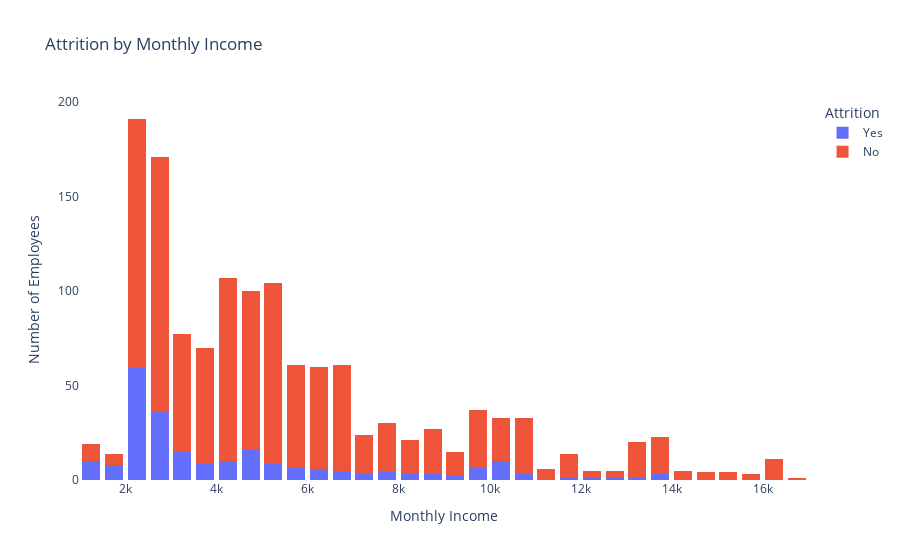

Notebook source saved alongside this figure:
### Code cell
fig1 = px.histogram(newdf,
                  x="MonthlyIncome",
                  color="Attrition",
                  title="Attrition by Monthly Income",
                  template="plotly",
                  barmode="stack",
)

fig1.update_layout(
    xaxis_title="Monthly Income",
    yaxis_title="Number of Employees",
    legend_title="Attrition",
    showlegend=True,
    plot_bgcolor="white",
    bargap=0.2
)

fig1.show()

### Figure 1 — Plotly figure (JSON) as saved in the notebook; plotly's stock layout.template omitted (floating-point values rounded to 4 significant figures; data arrays with more than 128 entries replaced by an {"elided": "..."} marker saying what was removed)
{"data": [{"alignmentgroup": "True", "bingroup": "x", "hovertemplate": "Attrition=Yes<br>MonthlyIncome=%{x}<br>count=%{y}<extra></extra>", "legendgroup": "Yes", "marker": {"color": "#636efa", "pattern": {"shape": ""}}, "name": "Yes", "offsetgroup": "Yes", "orientation": "v", "showlegend": true, "type": "histogram", "x": {"elided": "232 int values"}, "xaxis": "x", "yaxis": "y"}, {"alignmentgroup": "True", "bingroup": "x", "hovertemplate": "Attrition=No<br>MonthlyIncome=%{x}<br>count=%{y}<extra></extra>", "legendgroup": "No", "marker": {"color": "#EF553B", "pattern": {"shape": ""}}, "name": "No", "offsetgroup": "No", "orientation": "v", "showlegend": true, "type": "histogram", "x": {"elided": "1124 int values"}, "xaxis": "x", "yaxis": "y"}], "layout": {"bargap": 0.2, "barmode": "stack", "legend": {"title": {"text": "Attrition"}, "tracegroupgap": 0}, "plot_bgcolor": "white", "showlegend": true, "title": {"text": "Attrition by Monthly Income"}, "xaxis": {"anchor": "y", "domain": [0, 1], "title": {"text": "Monthly Income"}}, "yaxis": {"anchor": "x", "domain": [0, 1], "title": {"text": "Number of Employees"}}}}
